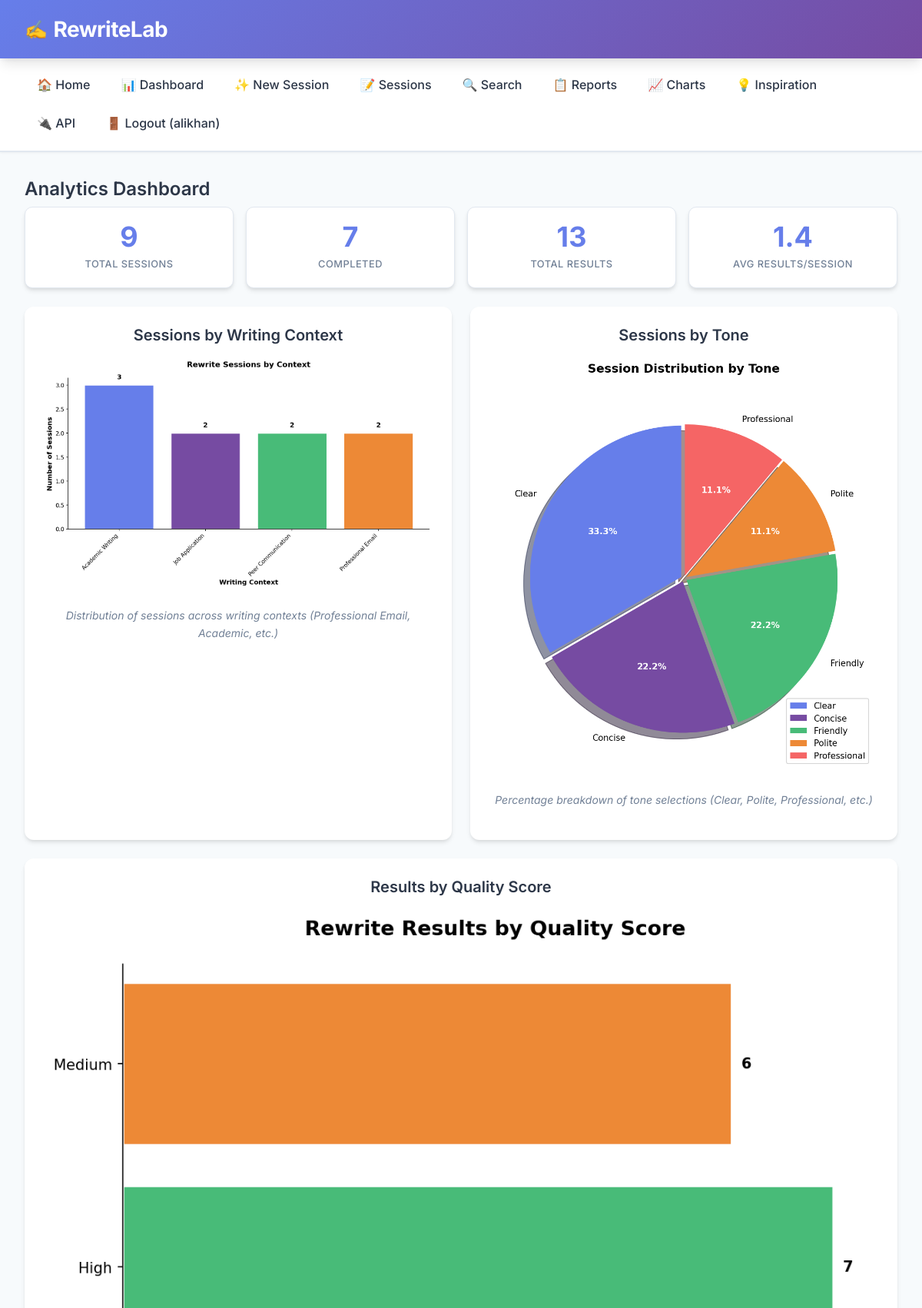
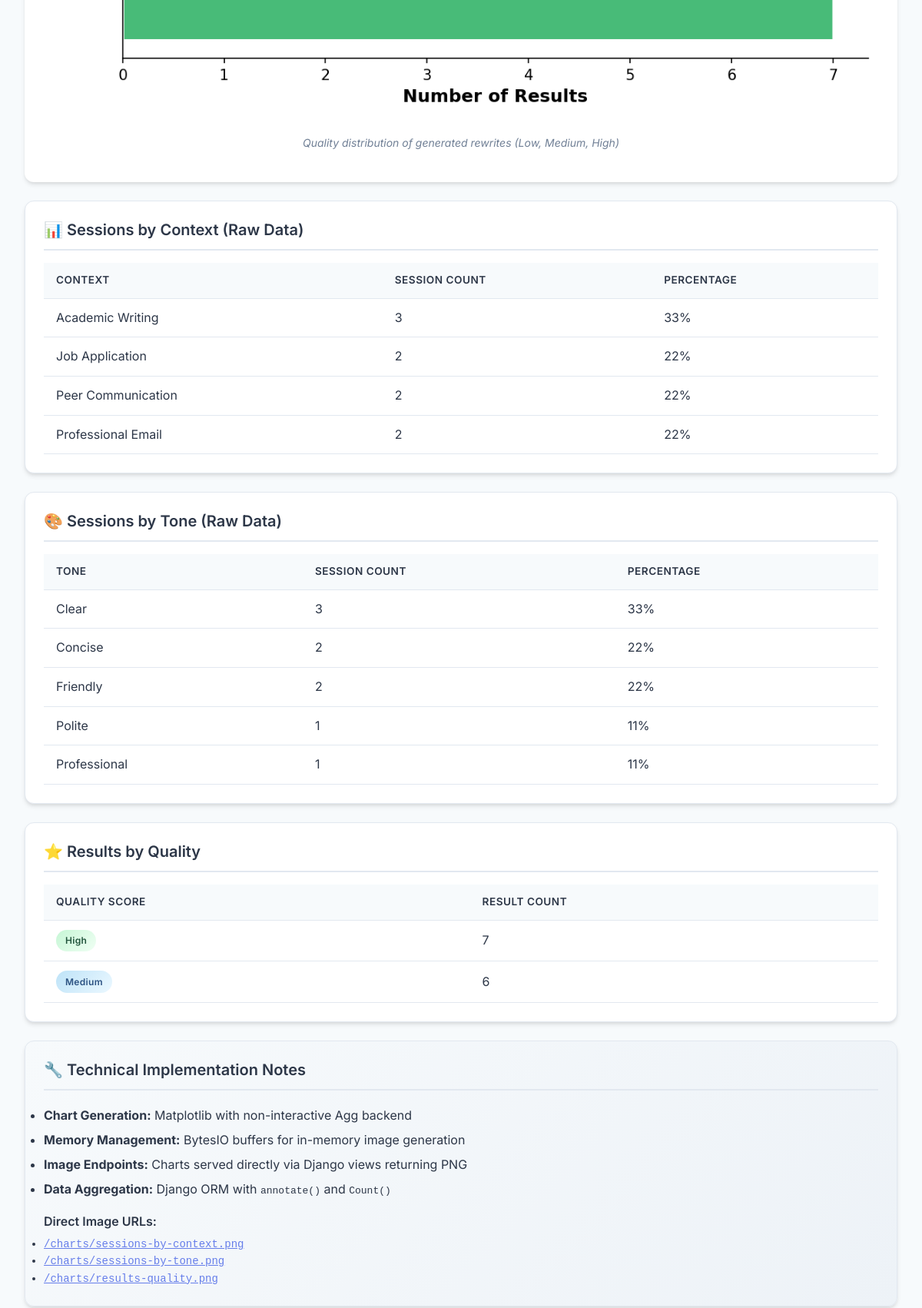
The app's page /analytics/ (signed in, upper part) with its own data (2 pictures, top to bottom).
### rewrites/models.py (models this page shows, shortened)
class RewriteContext(models.Model):
    name = models.CharField(
        max_length=100,
        unique=True,
        help_text="Name of the writing context (e.g., 'Professional Email')"
    )
    description = models.TextField(
        help_text="Detailed description of when this context should be used"
    )
    guidelines = models.TextField(
        help_text="Specific guidelines for the LLM when rewriting in this context"
    )
    is_active = models.BooleanField(
        default=True,
        help_text="Whether this context is available for users to select"
    )
    created_at = models.DateTimeField(auto_now_add=True)
    updated_at = models.DateTimeField(auto_now=True)
    class Meta:
        ordering = ['name']
        verbose_name = "Rewrite Context"
        verbose_name_plural = "Rewrite Contexts"

class ToneOption(models.Model):
    name = models.CharField(
        max_length=50,
        unique=True,
        help_text="Name of the tone (e.g., 'Polite', 'Professional')"
    )
    description = models.TextField(
        help_text="Description of what this tone conveys"
    )
    prompt_modifier = models.TextField(
        help_text="Instructions added to the LLM prompt to achieve this tone"
    )
    intensity_level = models.PositiveSmallIntegerField(
        default=5,
        help_text="Intensity level from 1 (subtle) to 10 (strong)"
    )
    is_active = models.BooleanField(
        default=True,
        help_text="Whether this tone is available for users to select"
    )
    created_at = models.DateTimeField(auto_now_add=True)
    updated_at = models.DateTimeField(auto_now=True)
    class Meta:
        ordering = ['name']
        verbose_name = "Tone Option"
        verbose_name_plural = "Tone Options"

### rewrites/views.py (the view)
# urls.py: path('analytics/', views.analytics, name='analytics'),
@login_required(login_url='rewrites:login')
def analytics(request):
    sessions_by_context = RewriteSession.objects.values('context__name').annotate(
        count=Count('id')
    ).order_by('-count')
    sessions_by_tone = RewriteSession.objects.values('tone__name').annotate(
        count=Count('id')
    ).order_by('-count')
    results_by_quality = RewriteResult.objects.values('quality_score').annotate(
        count=Count('id')
    ).order_by('quality_score')
    total_sessions = RewriteSession.objects.count()
    total_results = RewriteResult.objects.count()
    completed_sessions = RewriteSession.objects.filter(is_completed=True).count()
    avg_results_per_session = RewriteResult.objects.count() / max(RewriteSession.objects.count(), 1)
    context = {
        'title': 'Analytics Dashboard',
        'sessions_by_context': sessions_by_context,
        'sessions_by_tone': sessions_by_tone,
        'results_by_quality': results_by_quality,
        'total_sessions': total_sessions,
        'total_results': total_results,
        'completed_sessions': completed_sessions,
        'avg_results_per_session': round(avg_results_per_session, 1),
    }
    return render(request, 'rewrites/analytics.html', context)

### rewrites/templates/rewrites/analytics.html (shortened to what this page needs)
{% extends 'base.html' %}
{% block content %}
<h2>{{ title }}</h2>
<div class="stats">
    <div class="stat-card">
        <div class="stat-value">{{ total_sessions }}</div>
        <div class="stat-label">Total Sessions</div>
    </div>
    <div class="stat-card">
        <div class="stat-value">{{ completed_sessions }}</div>
        <div class="stat-label">Completed</div>
    </div>
    <div class="stat-card">
        <div class="stat-value">{{ total_results }}</div>
        <div class="stat-label">Total Results</div>
    </div>
    <div class="stat-card">
        <div class="stat-value">{{ avg_results_per_session }}</div>
        <div class="stat-label">Avg Results/Session</div>
    </div>
</div>
<div class="grid-2">
    <div class="chart-container">
        <h3>Sessions by Writing Context</h3>
        <img src="{% url 'rewrites:chart_context' %}"
             alt="Bar chart showing the distribution of rewrite sessions across different writing contexts"
             loading="lazy">
        <p class="chart-caption">
            Distribution of sessions across writing contexts (Professional Email, Academic, etc.)
        </p>
    </div>
    <div class="chart-container">
        <h3>Sessions by Tone</h3>
        <img src="{% url 'rewrites:chart_tone' %}"
             alt="Pie chart showing the distribution of sessions by tone selection"
             loading="lazy">
        <p class="chart-caption">
            Percentage breakdown of tone selections (Clear, Polite, Professional, etc.)
        </p>
    </div>
</div>
<div class="chart-container">
    <h3>Results by Quality Score</h3>
    <img src="{% url 'rewrites:chart_quality' %}"
         alt="Horizontal bar chart showing rewrite results categorized by quality score"
         loading="lazy">
    <p class="chart-caption">
        Quality distribution of generated rewrites (Low, Medium, High)
    </p>
</div>
<div class="card">
    <h3>📊 Sessions by Context (Raw Data)</h3>
    <table class="results-table">
        <thead>
            <tr>
                <th>Context</th>
                <th>Session Count</th>
                <th>Percentage</th>
            </tr>
        </thead>
        <tbody>
            {% for item in sessions_by_context %}
            <tr>
                <td>{{ item.context__name }}</td>
                <td>{{ item.count }}</td>
                <td>{% widthratio item.count total_sessions 100 %}%</td>
            </tr>
            {% empty %}
            <tr>
                <td colspan="3" class="text-center text-muted">No data available</td>
            </tr>
            {% endfor %}
        </tbody>
    </table>
</div>
<div class="card">
    <h3>🎨 Sessions by Tone (Raw Data)</h3>
    <table class="results-table">
        <thead>
            <tr>
                <th>Tone</th>
                <th>Session Count</th>
                <th>Percentage</th>
            </tr>
        </thead>
        <tbody>
            {% for item in sessions_by_tone %}
            <tr>
                <td>{{ item.tone__name }}</td>
                <td>{{ item.count }}</td>
                <td>{% widthratio item.count total_sessions 100 %}%</td>
            </tr>
            {% empty %}
            <tr>
                <td colspan="3" class="text-center text-muted">No data available</td>
            </tr>
            {% endfor %}
        </tbody>
    </table>
</div>
<div class="card">
    <h3>⭐ Results by Quality</h3>
    <table class="results-table">
        <thead>
            <tr>
                <th>Quality Score</th>
                <th>Result Count</th>
            </tr>
        </thead>
        <tbody>
            {% for item in results_by_quality %}
            <tr>
                <td>
                    <span class="badge badge-quality-{{ item.quality_score }}">
                        {{ item.quality_score|capfirst }}
                    </span>
                </td>
                <td>{{ item.count }}</td>
            </tr>
            {% empty %}
            <tr>
                <td colspan="2" class="text-center text-muted">No data available</td>
            </tr>
            {% endfor %}
        </tbody>
    </table>
</div>
<div class="card" style="background: linear-gradient(135deg, #f7fafc 0%, #edf2f7 100%);">
    <h3>🔧 Technical Implementation Notes</h3>
    <ul style="line-height: 2;">
        <li><strong>Chart Generation:</strong> Matplotlib with non-interactive Agg backend</li>
        <li><strong>Memory Management:</strong> BytesIO buffers for in-memory image generation</li>
        <li><strong>Image Endpoints:</strong> Charts served directly via Django views returning PNG</li>
        <li><strong>Data Aggregation:</strong> Django ORM with <code>annotate()</code> and <code>Count()</code></li>
    </ul>
    <h4 class="mt-2">Direct Image URLs:</h4>
    <ul style="font-family: monospace; font-size: 0.875rem;">
        <li><a href="{% url 'rewrites:chart_context' %}" target="_blank">/charts/sessions-by-context.png</a></li>
        <li><a href="{% url 'rewrites:chart_tone' %}" target="_blank">/charts/sessions-by-tone.png</a></li>
        <li><a href="{% url 'rewrites:chart_quality' %}" target="_blank">/charts/results-quality.png</a></li>
    </ul>
</div>
{% endblock %}

### templates/base.html (shortened to what this page needs)
{% load static %}
<!DOCTYPE html>
<html lang="en">
<head>
    <link rel="stylesheet" href="{% static 'css/styles.css' %}?v=1.0">
</head>
<body>
    <header>
        <h1><a href="{% url 'rewrites:home' %}"><span class="logo-icon">✍️</span> RewriteLab</a></h1>
    </header>
    <nav>
        <ul>
            <li><a href="{% url 'rewrites:home' %}">🏠 Home</a></li>
            {% if user.is_authenticated %}
            <li><a href="{% url 'rewrites:dashboard' %}">📊 Dashboard</a></li>
            <li><a href="{% url 'rewrites:session_create' %}">✨ New Session</a></li>
            <li><a href="{% url 'rewrites:session_cbv_generic' %}">📝 Sessions</a></li>
            <li><a href="{% url 'rewrites:search' %}">🔍 Search</a></li>
            <li><a href="{% url 'rewrites:reports' %}">📋 Reports</a></li>
            <li><a href="{% url 'rewrites:vegalite_charts' %}">📈 Charts</a></li>
            <li><a href="{% url 'rewrites:external_quotes' %}">💡 Inspiration</a></li>
            <li><a href="{% url 'rewrites:api_summary' %}">🔌 API</a></li>
            <li><a href="{% url 'rewrites:logout' %}">🚪 Logout ({{ user.username }})</a></li>
            {% else %}
            <li><a href="{% url 'rewrites:login' %}">🔐 Login</a></li>
            <li><a href="{% url 'rewrites:register' %}">📝 Sign Up</a></li>
            {% endif %}
        </ul>
    </nav>
    <main>
        {% block content %}{% endblock %}
    </main>
</body>
</html>

### static/css/styles.css (style rules this page uses)
:root { --primary-color: #667eea; --primary-dark: #5a67d8; --secondary-color: #764ba2; --success-color: #48bb78; --warning-color: #ed8936; --danger-color: #f56565; --text-color: #2d3748; --text-muted: #718096; --bg-color: #f7fafc; --card-bg: #ffffff; --border-color: #e2e8f0; --shadow: 0 4px 6px -1px rgba(0, 0, 0, 0.1), 0 2px 4px -1px rgba(0, 0, 0, 0.06); --shadow-lg: 0 10px 15px -3px rgba(0, 0, 0, 0.1), 0 4px 6px -2px rgba(0, 0, 0, 0.05); }
* { margin: 0; padding: 0; box-sizing: border-box; }
body { font-family: 'Inter', -apple-system, BlinkMacSystemFont, 'Segoe UI', Roboto, Oxygen, Ubuntu, sans-serif; line-height: 1.6; color: var(--text-color); background-color: var(--bg-color); min-height: 100vh; }
h1, h2, h3, h4, h5, h6 { font-weight: 600; line-height: 1.3; margin-bottom: 0.5rem; }
h1 { font-size: 2rem; }
h2 { font-size: 1.5rem; }
h3 { font-size: 1.25rem; }
p { margin-bottom: 1rem; }
header { background: linear-gradient(135deg, var(--primary-color) 0%, var(--secondary-color) 100%); color: white; padding: 1.25rem 2rem; box-shadow: var(--shadow-lg); position: sticky; top: 0; z-index: 100; }
header h1 { font-size: 1.75rem; font-weight: 700; letter-spacing: -0.5px; margin: 0; }
header h1 a { color: white; text-decoration: none; display: flex; align-items: center; gap: 0.5rem; }
.logo-icon { font-size: 1.5rem; }
nav { background: var(--card-bg); padding: 0.875rem 2rem; border-bottom: 2px solid var(--border-color); box-shadow: 0 1px 3px rgba(0, 0, 0, 0.05); }
nav ul { list-style: none; display: flex; gap: 0.5rem; flex-wrap: wrap; align-items: center; }
nav li { position: relative; }
nav a { color: var(--text-color); text-decoration: none; font-weight: 500; padding: 0.5rem 1rem; border-radius: 6px; transition: all 0.2s ease; display: inline-block; }
main { max-width: 1200px; margin: 2rem auto; padding: 0 2rem; }
.card { background: var(--card-bg); border-radius: 12px; box-shadow: var(--shadow); padding: 1.5rem; margin-bottom: 1.5rem; border: 1px solid var(--border-color); transition: box-shadow 0.2s ease; }
.card h2, .card h3 { color: var(--text-color); margin-bottom: 1rem; padding-bottom: 0.75rem; border-bottom: 2px solid var(--border-color); }
.stats { display: grid; grid-template-columns: repeat(auto-fit, minmax(140px, 1fr)); gap: 1rem; margin-bottom: 1.5rem; }
.stat-card { background: var(--card-bg); padding: 1.25rem; border-radius: 10px; text-align: center; box-shadow: var(--shadow); border: 1px solid var(--border-color); transition: transform 0.2s ease, box-shadow 0.2s ease; }
.stat-value { font-size: 2.25rem; font-weight: 700; color: var(--primary-color); line-height: 1; }
.stat-label { color: var(--text-muted); font-size: 0.8rem; font-weight: 500; text-transform: uppercase; letter-spacing: 0.5px; margin-top: 0.5rem; }
.badge { display: inline-flex; align-items: center; padding: 0.3rem 0.75rem; border-radius: 9999px; font-size: 0.75rem; font-weight: 600; letter-spacing: 0.3px; }
.badge-quality-high { background: linear-gradient(135deg, #c6f6d5 0%, #f0fff4 100%); color: #22543d; }
.badge-quality-medium { background: linear-gradient(135deg, #bee3f8 0%, #ebf8ff 100%); color: #2c5282; }
.results-table { width: 100%; border-collapse: collapse; margin-top: 1rem; }
.results-table th, .results-table td { padding: 0.75rem 1rem; text-align: left; border-bottom: 1px solid var(--border-color); }
.results-table th { background: var(--bg-color); font-weight: 600; color: var(--text-color); font-size: 0.85rem; text-transform: uppercase; letter-spacing: 0.5px; }
.chart-container { background: var(--card-bg); border-radius: 12px; padding: 1.5rem; box-shadow: var(--shadow); margin-bottom: 1.5rem; text-align: center; }
.chart-container h3 { margin-bottom: 1rem; color: var(--text-color); }
.chart-container img { max-width: 100%; height: auto; border-radius: 8px; }
.chart-caption { margin-top: 1rem; font-size: 0.875rem; color: var(--text-muted); font-style: italic; }
a { color: var(--primary-color); transition: color 0.2s ease; }
.grid-2 { display: grid; grid-template-columns: repeat(2, 1fr); gap: 1.5rem; }
.mt-2 { margin-top: 1rem; }
.card { animation: fadeIn 0.3s ease-out; }

### records on screen
RewriteContext: context__name "Academic Writing", count "3", count "33"
RewriteContext: context__name "Job Application", count "2", count "22"
RewriteContext: context__name "Peer Communication", count "2", count "22"
RewriteContext: context__name "Professional Email", count "2", count "22"
ToneOption: tone__name "Clear", count "3", count "33"
ToneOption: tone__name "Concise", count "2", count "22"
ToneOption: tone__name "Friendly", count "2", count "22"
ToneOption: tone__name "Polite", count "1", count "11"
ToneOption: tone__name "Professional", count "1", count "11"

### other values on screen
{{ user.username }} "alikhan"
{{ title }} "Analytics Dashboard"
{{ total_sessions }} "9"
{{ completed_sessions }} "7"
{{ total_results }} "13"
{{ avg_results_per_session }} "1.4"
{{ item.quality_score|capfirst }} "High" "Medium"
{{ item.count }} "7" "6"
